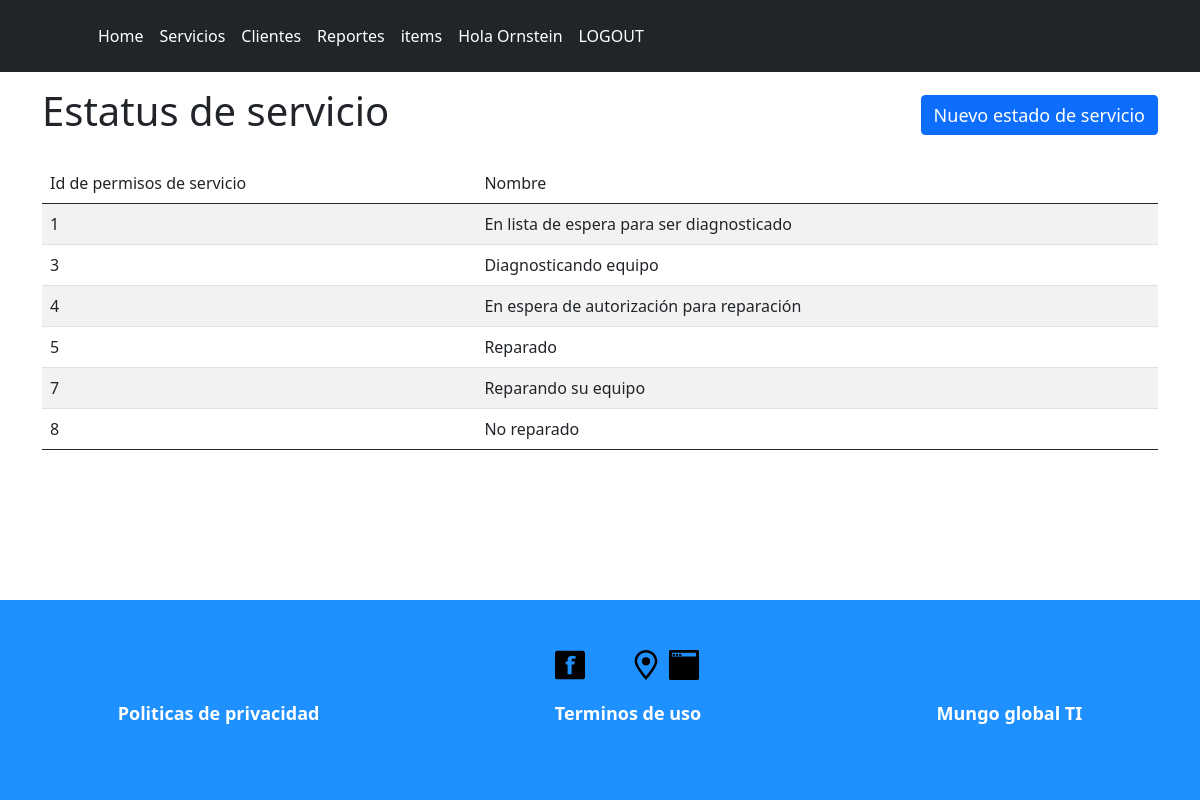
Page /service_status/ (signed in) on the committed database.
### feed/models.py (models this page shows, shortened)
class Status(models.Model):
    name = models.CharField(max_length = 200, unique = True)
    created = models.DateTimeField(auto_now_add = True)
    updated = models.DateTimeField(auto_now = True)

### feed/views.py (the view)
# urls.py: path("service_status/", views.service_status, name = "service_status"),
def service_status(request):
    all_status = Status.objects.all()
    return render(request, 'feed/service_status.html', {
        "all_status" : all_status
    })

### feed/templates/feed/service_status.html (shortened to what this page needs)
{% extends 'feed/index.html' %}
{% block content %}
{% if user.is_authenticated %}
<div class="container">
    <div class="service_status-title">
        <h1>Estatus de servicio</h1>
        <a class="btn btn-primary service_status-boton" href="new_service_status" role="button">Nuevo estado de servicio</a>
    </div>
    <table class="table table-striped">
        <thead>
            <tr>
                <th scope="col">Id de permisos de servicio</th>
                <th scope="col">Nombre</th>
                </tr>
        </thead>
        <tbody>
            {% for stat in all_status  %}
            <tr>
                <th scope="row">{{ stat.id }} </th>
                <td>{{ stat.name }} </td>
            </tr>
            {% endfor %}
            </tbody>
    </table>
</div>
{% else %}
    <h1>necesitas iniciar sesion para ver esto chato</h1>
{% endif %}
{% endblock %}

### feed/templates/feed/index.html (shortened to what this page needs)
{% load static %}
<!DOCTYPE html>
<html lang="en">
<head>
    <link rel="stylesheet" href="{% static 'reset.css' %}">
    <link href="https://cdn.jsdelivr.net/npm/bootstrap@5.0.2/dist/css/bootstrap.min.css" rel="stylesheet">
    <link rel="stylesheet" href="{% static 'index.css' %}">
    <link rel="stylesheet" href="{% static 'login.css' %}">
    <link rel="stylesheet" href="{% static 'home.css' %}">
    <link rel="stylesheet" href="{% static 'services.css' %}">
    <link rel="stylesheet" href="{% static 'clients.css' %}">
    <link rel="stylesheet" href="{% static 'service_status.css' %}">
    <link rel="stylesheet" href="{% static 'new_item.css' %}">
    <link rel="stylesheet" href="{% static 'items.css' %}">
    <link rel="stylesheet" href="{% static 'update_service.css' %}">
    <link rel="stylesheet" href="{% static 'service_detail.css' %}">
    <link rel="stylesheet" href="{% static 'new_service.css' %}">
    <link rel="stylesheet" href="{% static 'reports.css' %}">
    <link rel="stylesheet" href="{% static 'footer.css' %}">
</head>
<body>
    <header class="p-3 bg-dark text-white">
        <div class="container">
            <div class="d-flex flex-wrap align-items-center justify-content-center justify-content-lg-start">
            <a href="/" class="d-flex align-items-center mb-2 mb-lg-0 text-white text-decoration-none">
                <svg class="bi me-2" width="40" height="32" role="img" aria-label="Bootstrap"><use xlink:href="#bootstrap"/></svg>
            </a>
                <div class="div-menu">
                    <div class="div-menu-each">
                        <ul class="nav col-12 col-lg-auto me-lg-auto mb-2 justify-content-center mb-md-0">
                            <li><a href="/home/" class="nav-link px-2 text-white">Home</a></li>
                            <li><a href="/services/" class="nav-link px-2 text-white">Servicios</a></li>
                            <li><a href="/clients/" class="nav-link px-2 text-white">Clientes</a></li>
                            {% if user.is_superuser or user.is_staff %}
                            <li><a href="/reports/" class="nav-link px-2 text-white">Reportes</a></li>
                            {% endif %}
                            <li> <a href="/items/" class="nav-link px-2 text-white">items</a></li>
                        </ul>
                    </div>
                    <div class="div-menu-each">
                        <ul class="nav col-12 col-lg-auto me-lg-auto mb-2 flex-end mb-md-0">
                        {% if user.is_authenticated %}
                            <li><a href="" class="nav-link px-2 text-white">Hola {{ user.username }}</a></li>
                            <li><a href="/logout/" class="nav-link px-2 text-white">LOGOUT</a></li>
                            {% else %}
                            <li><a href="/login/" class="nav-link px-2 text-white">LOGIN</a></li>
                        {% endif %}
                        </ul>
                    </div>
                </div>
            </div>
        </div>
    </header>
    {% block content %}{% endblock %}
    <footer>
        <div class="footer-div">
            <div class="footer-div-img">
                <img class="footer-image" src="{% static 'feed/images/facebook.svg' %}" alt="">
                <img class="footer-image" src="{% static 'feed/images/instagram.svg' %}" alt="">
                <img class="footer-image" src="{% static 'feed/images/location.svg' %}" alt="">
                <img class="footer-image" src="{% static 'feed/images/webpage.svg' %}" alt="">
            </div>
            <div class="footer-div-text">
                <div><p class="footer-text">Politicas de privacidad</p></div>
                <div><p class="footer-text">Terminos de uso</p></div>
                <div><p class="footer-text">Mungo global TI</p></div>
            </div>
        </div>
    </footer>
</body>
</html>

### feed/static/index.css (style rules this page uses)
body { position: relative; padding-bottom: 250px; min-height: 100vh; }
.div-menu { display: flex; justify-content: space-between; }
.div-menu-each { display: flex; justify-content: space-between; }

### feed/static/service_status.css (style rules this page uses)
.service_status-boton { height: 40px; font-size: 18px; }
.service_status-title { display: flex; justify-content: space-between; align-items: center; margin-top: 15px; margin-bottom: 20px; }

### feed/static/footer.css (style rules this page uses)
.footer-image { width: 30px; margin-bottom: 20px; margin-left: 8px; }
.footer-div { text-align: center; font-size: 18px; align-items: center; padding-top: 50px; }
.footer-text { color: white; font-weight: bold; padding: 0px; margin: 0; }
.footer-div-text { display: flex; justify-content: space-around; }
.footer-div-img { display: flex; justify-content: center; margin-left: 45px; }
footer { position: absolute; bottom: 0; width: 100%; height: 200px; background-color: #1E90FF; }

### rows in the picture
Status: id "1", name "En lista de espera para ser diagnosticado"
Status: id "3", name "Diagnosticando equipo"
Status: id "4", name "En espera de autorización para reparación"
Status: id "5", name "Reparado"
Status: id "7", name "Reparando su equipo"
Status: id "8", name "No reparado"

### other values in the picture
{{ user.username }} "Ornstein"
